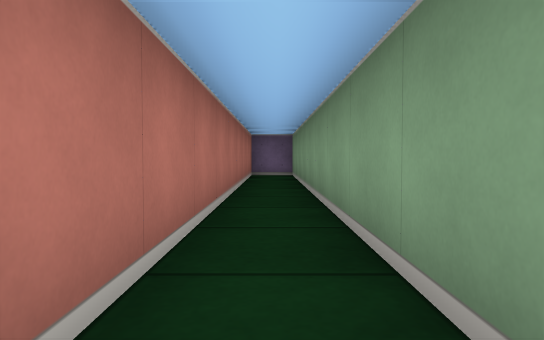
View 1 (above)

13 first-person views from a walk through a cub3D maze. The camera is about half as high as the walls, tilts 2° down and sees 70° across. The floor is counted in squares. Each view is taken from the middle of a square. On the plan, view 1 faces up. The plan holds only what a view shows up to about 9 squares ahead; the rest is blank.

View 2
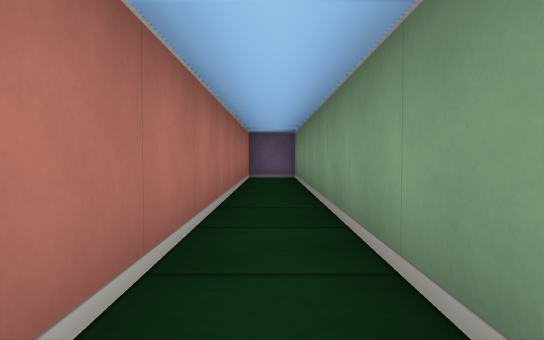

View 3
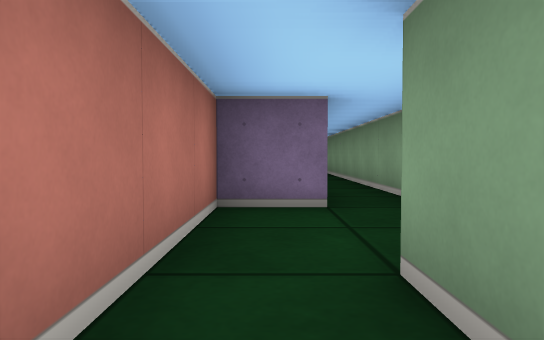

View 4
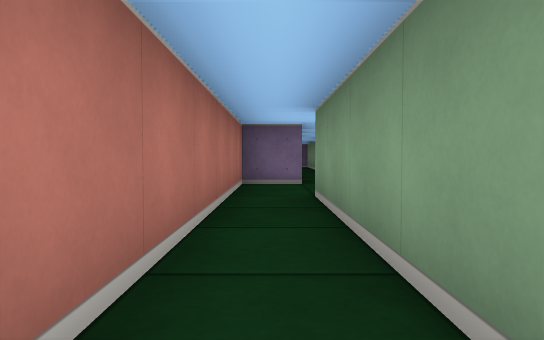

View 5
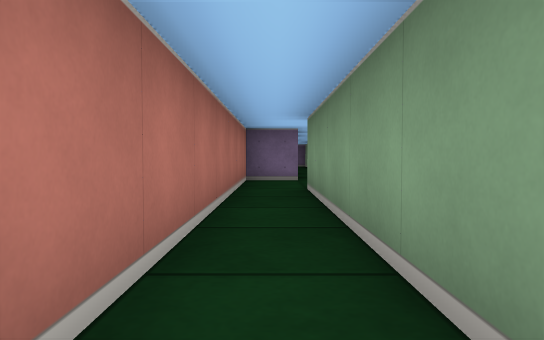

View 6
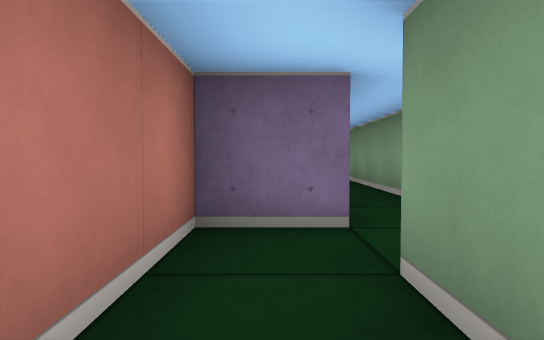

View 7
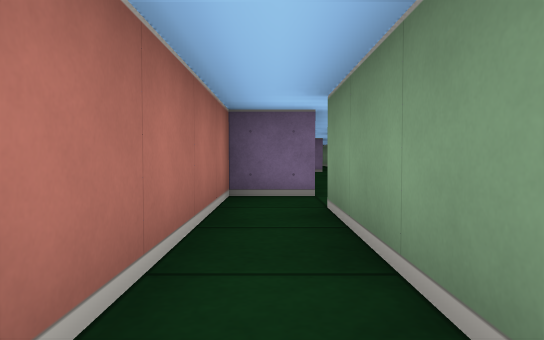

View 8
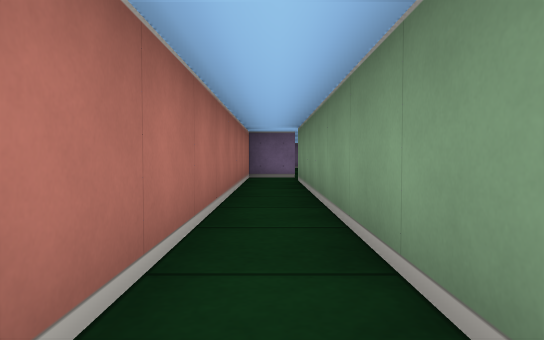

View 9
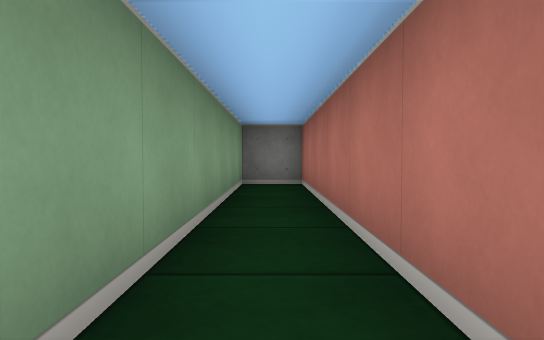

View 10
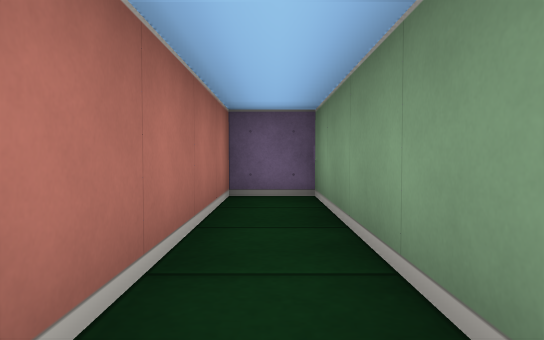

View 11
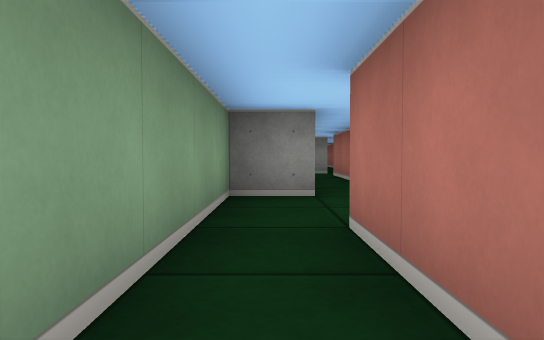

View 12
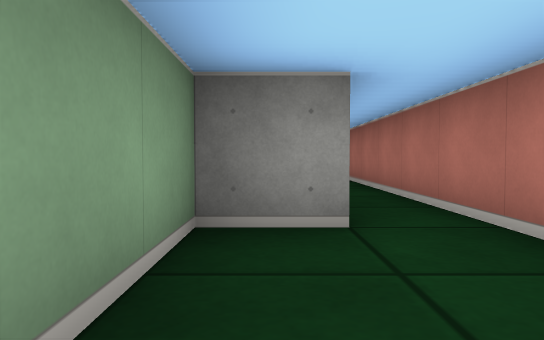

View 13
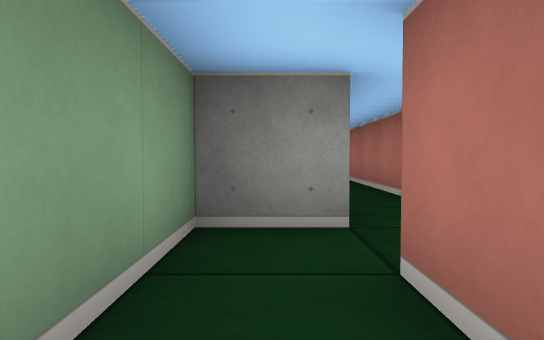

### Floor plan
Ten units are one square. View 1 is at (0, 0); x grows to the right and y downward. Boxes are objects, and circles mark ways between rooms. Rooms are numbered by the first view taken in them; rooms with no view inside come last. Other rooms are left out.
<svg viewBox="-30 -100 40 270">
<path fill="none" stroke="#000" d="M-5 25 5 25 5 -95 -5 -95 -5 5 -15 5 -15 25M-15 25 -15 75M-5 75 -5 25M-15 75 -25 75 -25 165 -15 165 -15 85 -5 85 -5 75"/>
<circle cx="-10" cy="30" r="3" fill="#2a7"/>
<circle cx="-10" cy="80" r="3" fill="#2a7"/>
<text x="0" y="-30">1</text>
<text x="-10" y="50">2</text>
<text x="-20" y="120">3</text>
</svg>
Room 1 opens to room 2. Room 2 opens to room 3.

Where each view was taken, in squares from view 1:
view 1: 0 up, 0 right, facing up
view 2: 1 up, 0 right, facing up
view 3: 4 down, 1 left, facing up
view 4: 7 down, 1 left, facing up
view 5: 8 down, 1 left, facing up
view 6: 10 down, 2 left, facing up
view 7: 12 down, 2 left, facing up
view 8: 16 down, 2 left, facing up
view 9: 10 down, 2 left, facing down
view 10: 5 up, 0 right, facing up
view 11: 2 up, 0 right, facing down
view 12: 0 up, 0 right, facing down
view 13: 6 down, 1 left, facing down
